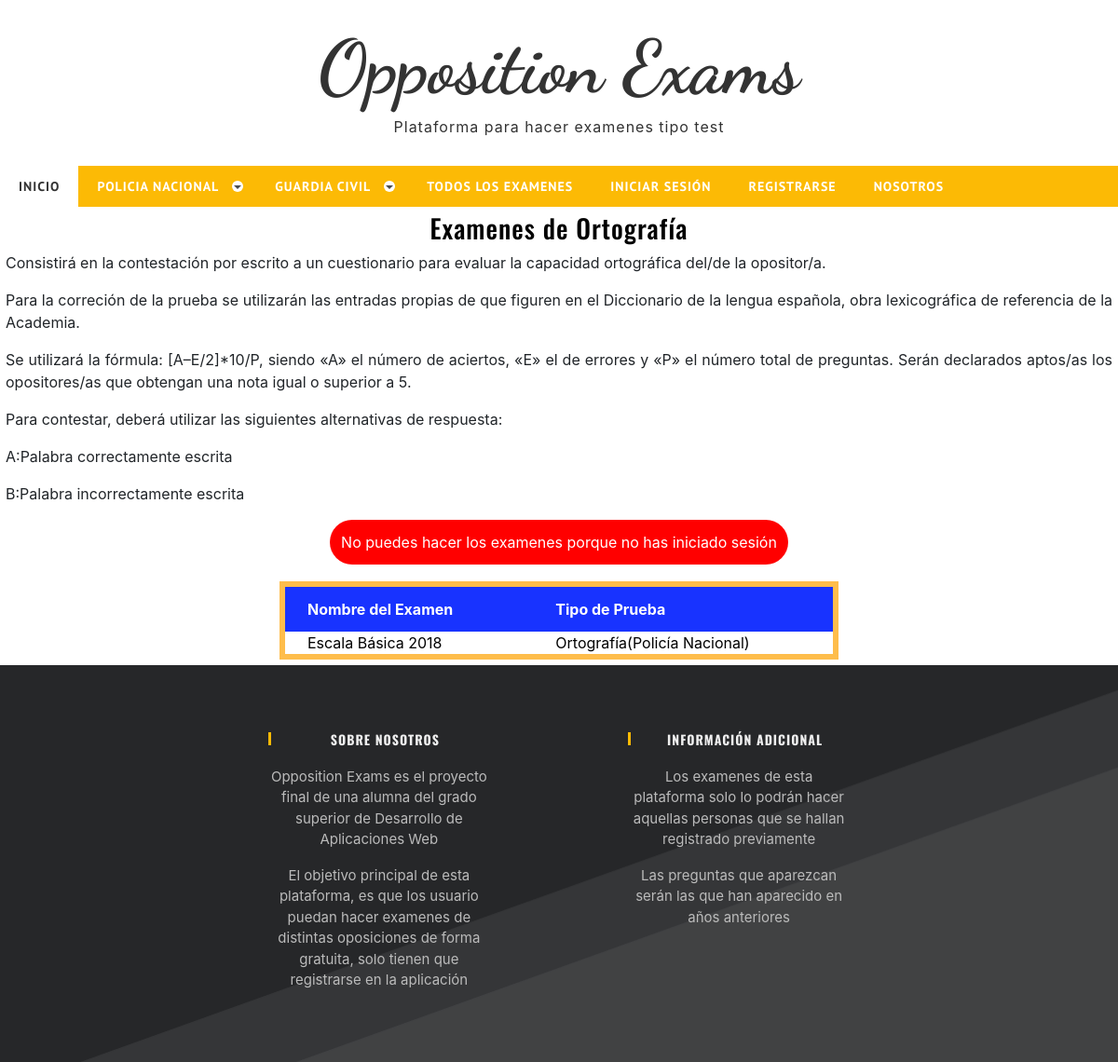
The page /oppositionexams/policia/ortografia/ on the database its author committed.
### examenes/models.py (models this page shows, shortened)
class Examen(models.Model):
    nombre = models.CharField(max_length=250)
    categoria = models.ForeignKey(Categoria, null=True, blank=True, verbose_name=_("Categoría"), on_delete= models.CASCADE)
    sub_categoria = models.ForeignKey(SubCategoria, null=True, blank=True, verbose_name=_("Sub-Categoría"), on_delete= models.CASCADE)
    numero_de_preguntas = models.IntegerField()
    tiempo = models.IntegerField(help_text="Duración del examen en minutos")
    puntuacion_para_pasar = models.IntegerField(help_text="Puntuación necesaria para aprobar")
    class Meta:
        verbose_name_plural=_("Examenes")

class SubCategoria(models.Model):
    sub_categoria = models.CharField(verbose_name=_("Sub-Categoría"),max_length=250,blank=True, null=True)
    categoria = models.ForeignKey(Categoria, null=True, blank=True, verbose_name=_("Categoría"), on_delete=models.CASCADE)
    objects = CategoriaManager()
    class Meta:
        verbose_name=_("Sub-Categoría")
        verbose_name_plural=_("Sub-Categorias")
    def __str__(self):
        return self.sub_categoria+"("+self.categoria.categoria+")"

class Categoria(models.Model):
    categoria = models.CharField(verbose_name=_("Categoría"),max_length=250,blank=True,unique=True,null=True)
    objects = CategoriaManager()
    class Meta:
        verbose_name=_("Categría")
        verbose_name_plural=_("Categorias")

### examenes/views.py (the view)
def policia_ortografia(request):
    examen = Examen.objects.filter(categoria=1)
    examen_policia=examen.filter(sub_categoria=2)
    context = {'examen_policia':examen_policia}
    return render(request,'oppositionexams/portografia.html',context)

### examenes/templates/oppositionexams/portografia.html (shortened to what this page needs)
{% extends "base_generic.html" %}
{% load static %}
{% block scripts %}
{% if user.is_authenticated %}
<script src="{% static 'js/main.js' %}" defer></script>
<link rel="stylesheet" href="{% static 'css/prueba.css' %}">
{% else %}
<link rel="stylesheet" href="{% static 'css/prueba.css' %}">
{% endif %}
{% endblock scripts %}
{% block content %}
{% if user.is_authenticated %}
  <div class="modal fade" id="quizStartModal" tabindex="-1" aria-labelledby="exampleModalLabel" aria-hidden="true" style="position: absolute;">
    <div class="modal-dialog">
      <div class="modal-content">
        <div class="modal-header">
          <h5 class="modal-title" id="exampleModalLabel">Test</h5>
          <button type="button" class="close" data-dismiss="modal" aria-label="Close">
            <span aria-hidden="true">&times;</span>
          </button>
        </div>
        <div class="modal-body" id="modal-body-confirm">
        </div>
        <div class="modal-footer">
          <button type="button" class="btn btn-danger" data-dismiss="modal">Cerrar</button>
          <button type="button" id ="start-button" class="btn btn-success">Empezar</button>
        </div>
      </div>
    </div>
  </div>
  <div class="alinear">
    <h3>Examenes de Ortografía</h3>
    <p>Consistirá en la contestación por escrito a un cuestionario para evaluar la capacidad ortográfica del/de la opositor/a.</p>
    <p>Para la correción de la prueba se utilizarán las entradas propias de que figuren en el Diccionario de la lengua española, obra
      lexicográfica de referencia de la Academia.
    </p>
    <p>
      Se utilizará la fórmula: [A–E/2]*10/P, siendo «A» el número de aciertos, «E» el de errores y «P» el número total de preguntas. Serán declarados aptos/as los opositores/as que obtengan una nota igual o superior a 5.
    </p>
    <p>Para contestar, deberá utilizar las siguientes alternativas de respuesta:</p>
    <p>A:Palabra correctamente escrita</p>
    <p>B:Palabra incorrectamente escrita</p>
    </div>
  <br>
  <table id="tabla" style="border-bottom: 0.5vw solid #FEBD4B;border-top: 0.5vw solid #FEBD4B;border-left: 0.5vw solid #FEBD4B;border-right: 0.5vw solid #FEBD4B;">
    <thead>
      <tr>
        <th style="background-color: rgb(24, 51, 255);padding-left:2vw;">Nombre del Examen</th>
        <th style="background-color: rgb(24, 51, 255);padding-left:2vw;">Tipo de Prueba</th>
      </tr>
    </thead>
    <tbody>
      {% for obj in examen_policia %}
      <tr>
        <td style="padding-left:2vw;border-bottom: 0.5vw solid #FEBD4B;">  <button class="btn btn-linl modal-button"
          data-pk="{{ obj.pk }}"
          data-examen="{{ obj.nombre }}"
          data-preguntas="{{ obj.numero_de_preguntas }}"
          data-tiempo="{{ obj.tiempo }}"
          data-pasar="{{ obj.puntuacion_para_pasar }}"
          data-toggle="modal"
          data-target='#quizStartModal'
        >
        {{obj.nombre}}
        </button></td>
        <td style="padding-left:2vw;border-bottom: 0.5vw solid #FEBD4B;padding-top: 0.4vw;">{{obj.sub_categoria}}</td>
      </tr>
      {% endfor %}
    </tbody>
  </table>
{% else %}
<div class="alinear">
<h3>Examenes de Ortografía</h3>
<p>Consistirá en la contestación por escrito a un cuestionario para evaluar la capacidad ortográfica del/de la opositor/a.</p>
<p>Para la correción de la prueba se utilizarán las entradas propias de que figuren en el Diccionario de la lengua española, obra
  lexicográfica de referencia de la Academia.
</p>
<p>
  Se utilizará la fórmula: [A–E/2]*10/P, siendo «A» el número de aciertos, «E» el de errores y «P» el número total de preguntas. Serán declarados aptos/as los opositores/as que obtengan una nota igual o superior a 5.
</p>
<p>Para contestar, deberá utilizar las siguientes alternativas de respuesta:</p>
<p>A:Palabra correctamente escrita</p>
<p>B:Palabra incorrectamente escrita</p>
</div>
<div style="background-color: red;color:white ;width: max-content;padding: 1vw;border-radius: 5vw;display: inline-block;
margin-bottom: 1vw;">No puedes hacer los examenes porque no has iniciado sesión</div>
<br>
<table id="tabla" style="border-bottom: 0.5vw solid #FEBD4B;border-top: 0.5vw solid #FEBD4B;border-left: 0.5vw solid #FEBD4B;border-right: 0.5vw solid #FEBD4B;">
  <thead>
    <tr>
      <th style="background-color: rgb(24, 51, 255);padding-left:2vw;">Nombre del Examen</th>
      <th style="background-color: rgb(24, 51, 255);padding-left:2vw;">Tipo de Prueba</th>
    </tr>
  </thead>
  <tbody>
    {% for obj in examen_policia %}
    <tr>
      <td style="padding-left:2vw;">{{obj.nombre}}</td>
      <td style="padding-left:2vw;">{{obj.sub_categoria}}</td>
    </tr>
    {% endfor %}
  </tbody>
</table>
{% endif %}
{% endblock content %}

### static/css/prueba.css (style rules this page uses)
.alinear h3 { text-align: center; }
td { color: black; padding: 0.5vw; margin: 0.5vw; }
th { background: #FEBD4B; }

### static/css/style.css (style rules this page uses)
a,abbr,acronym,address,applet,article,aside,audio,b,blockquote,big,body,center,canvas,caption,cite,code,command,datalist,dd,del,details,dfn,dl,div,dt,em,embed,fieldset,figcaption,figure,font,footer,form,h1,h2,h3,h4,h5,h6,header,hgroup,html,i,iframe,img,ins,kbd,keygen,label,legend,li,meter,nav,object,ol,output,p,pre,progress,q,s,samp,section,small,span,source,strike,strong,sub,sup,table,tbody,tfoot,thead,th,tr,tdvideo,tt,u,ul,var { background:transparent;border:0 none;font-size:100%;margin:0;padding:0;border:0;outline:0;vertical-align:top; }
table, table td { padding:0;border:none;border-collapse:collapse; }
* { -webkit-box-sizing: border-box; -moz-box-sizing: border-box; box-sizing: border-box; }
html { -webkit-text-size-adjust: none; }
h3, h4 { font-size: 20px;line-height: 20px; }
h1, h2, h3, h4, h5, h6 { clear: both;hyphens: auto; color: #000;line-height: 1.2;font-family: 'Oswald', sans-serif;letter-spacing: 1px; }
p { margin: 10px 0; }
html, body { width:100%; padding:0; margin:0; }
body { font: 16px/26px Arial, Helvetica, sans-serif;font-family: 'Crimson Text', serif;background: #fff; }

### examenes/templates/base_generic.html (style rules this page uses)
.alinear { text-align:justify; margin: 0.5vw; }
table { border-collapse: collapse; width: 50%; margin-left: 25%; margin-top: 0.5vw; margin-bottom: 0.5vw; }
th,td { text-align: left; padding: 1vw; }
th { background-color: black; color:white }

### rows shown on the page
Examen: nombre "Escala Básica 2018", sub_categoria "Ortografía(Policía Nacional)"
